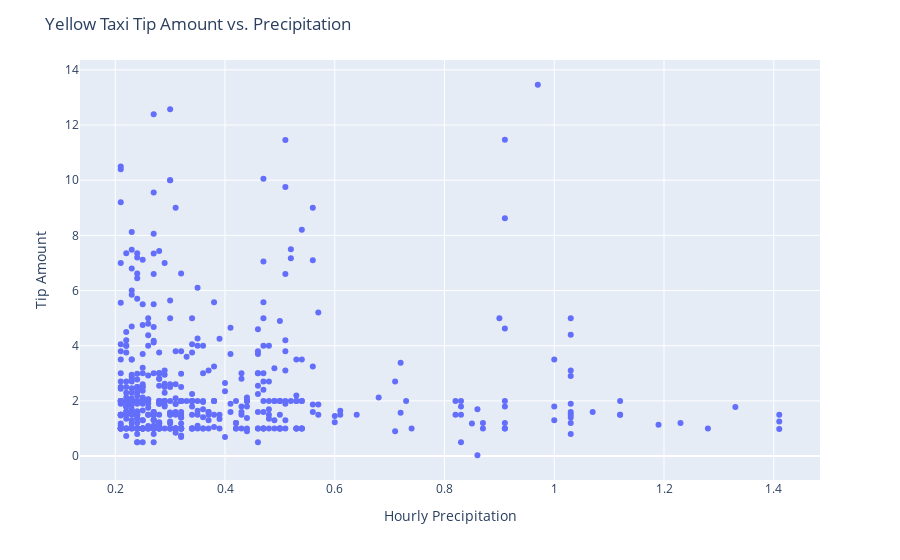

This figure's notebook cell:
### Code cell
tip_vs_precipitation_df = get_tip_vs_precipitation_df()
plot_tip_vs_precipitation(tip_vs_precipitation_df)

### Figure 1 — Plotly figure (JSON) as saved in the notebook; plotly's stock layout.template omitted (floating-point values rounded to 4 significant figures; data arrays with more than 128 entries replaced by an {"elided": "..."} marker saying what was removed)
{"data": [{"hovertemplate": "x=%{x}<br>y=%{y}<extra></extra>", "legendgroup": "", "marker": {"color": "#636efa", "symbol": "circle"}, "mode": "markers", "name": "", "orientation": "v", "showlegend": false, "type": "scatter", "x": {"elided": "492 float values"}, "xaxis": "x", "y": {"elided": "492 float values"}, "yaxis": "y"}], "layout": {"legend": {"tracegroupgap": 0}, "margin": {"t": 60}, "title": {"text": "Yellow Taxi Tip Amount vs. Precipitation"}, "xaxis": {"anchor": "y", "domain": [0, 1], "title": {"text": "Hourly Precipitation"}}, "yaxis": {"anchor": "x", "domain": [0, 1], "title": {"text": "Tip Amount"}}}}
